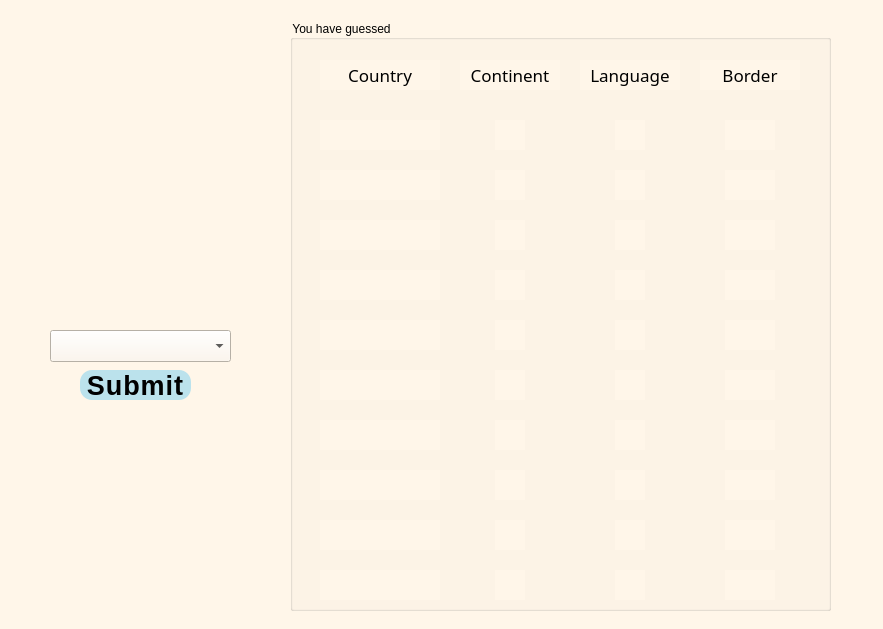
<?xml version="1.0" encoding="UTF-8"?>
<ui version="4.0">
 <class>Mapper_game</class>
 <widget class="QMainWindow" name="Mapper_game">
  <property name="geometry">
   <rect>
    <x>0</x>
    <y>0</y>
    <width>883</width>
    <height>629</height>
   </rect>
  </property>
  <property name="windowTitle">
   <string>MainWindow</string>
  </property>
  <property name="styleSheet">
   <string notr="true">font: 500 13pt &quot;BM Jua&quot;;
background: rgb(255, 246, 233);
color: black;</string>
  </property>
  <widget class="QWidget" name="centralwidget">
   <widget class="QPushButton" name="pushButton">
    <property name="geometry">
     <rect>
      <x>80</x>
      <y>370</y>
      <width>111</width>
      <height>30</height>
     </rect>
    </property>
    <property name="styleSheet">
     <string notr="true">color: rgb(0, 0, 0);
font: 20pt;
font: bold;
background: rgb(187, 226, 236);
border: 1px rgb(187, 226, 236);
border-radius: 12px;
letter-spacing:1px;</string>
    </property>
    <property name="text">
     <string>Submit</string>
    </property>
   </widget>
   <widget class="QGroupBox" name="GroupBox">
    <property name="geometry">
     <rect>
      <x>290</x>
      <y>20</y>
      <width>541</width>
      <height>591</height>
     </rect>
    </property>
    <property name="title">
     <string>You have guessed</string>
    </property>
    <widget class="QLabel" name="Country_head">
     <property name="geometry">
      <rect>
       <x>30</x>
       <y>40</y>
       <width>120</width>
       <height>30</height>
      </rect>
     </property>
     <property name="font">
      <font>
       <family>BM Jua</family>
       <pointsize>13</pointsize>
       <italic>false</italic>
       <fontweight>Medium</fontweight>
      </font>
     </property>
     <property name="text">
      <string>Country</string>
     </property>
     <property name="alignment">
      <set>Qt::AlignCenter</set>
     </property>
    </widget>
    <widget class="QLabel" name="country1">
     <property name="geometry">
      <rect>
       <x>30</x>
       <y>100</y>
       <width>120</width>
       <height>30</height>
      </rect>
     </property>
     <property name="text">
      <string/>
     </property>
    </widget>
    <widget class="QLabel" name="Continent_head">
     <property name="geometry">
      <rect>
       <x>170</x>
       <y>40</y>
       <width>100</width>
       <height>30</height>
      </rect>
     </property>
     <property name="font">
      <font>
       <family>BM Jua</family>
       <pointsize>13</pointsize>
       <italic>false</italic>
       <fontweight>Medium</fontweight>
      </font>
     </property>
     <property name="text">
      <string>Continent</string>
     </property>
     <property name="alignment">
      <set>Qt::AlignCenter</set>
     </property>
    </widget>
    <widget class="QLabel" name="Language_head">
     <property name="geometry">
      <rect>
       <x>290</x>
       <y>40</y>
       <width>100</width>
       <height>30</height>
      </rect>
     </property>
     <property name="font">
      <font>
       <family>BM Jua</family>
       <pointsize>13</pointsize>
       <italic>false</italic>
       <fontweight>Medium</fontweight>
      </font>
     </property>
     <property name="text">
      <string>Language</string>
     </property>
     <property name="alignment">
      <set>Qt::AlignCenter</set>
     </property>
    </widget>
    <widget class="QLabel" name="Border_head">
     <property name="geometry">
      <rect>
       <x>410</x>
       <y>40</y>
       <width>100</width>
       <height>30</height>
      </rect>
     </property>
     <property name="font">
      <font>
       <family>BM Jua</family>
       <pointsize>13</pointsize>
       <italic>false</italic>
       <fontweight>Medium</fontweight>
      </font>
     </property>
     <property name="text">
      <string>Border</string>
     </property>
     <property name="alignment">
      <set>Qt::AlignCenter</set>
     </property>
    </widget>
    <widget class="QLabel" name="country2">
     <property name="geometry">
      <rect>
       <x>30</x>
       <y>150</y>
       <width>120</width>
       <height>30</height>
      </rect>
     </property>
     <property name="text">
      <string/>
     </property>
    </widget>
    <widget class="QLabel" name="country3">
     <property name="geometry">
      <rect>
       <x>30</x>
       <y>200</y>
       <width>120</width>
       <height>30</height>
      </rect>
     </property>
     <property name="text">
      <string/>
     </property>
    </widget>
    <widget class="QLabel" name="country4">
     <property name="geometry">
      <rect>
       <x>30</x>
       <y>250</y>
       <width>120</width>
       <height>30</height>
      </rect>
     </property>
     <property name="text">
      <string/>
     </property>
    </widget>
    <widget class="QLabel" name="country5">
     <property name="geometry">
      <rect>
       <x>30</x>
       <y>300</y>
       <width>120</width>
       <height>30</height>
      </rect>
     </property>
     <property name="text">
      <string/>
     </property>
    </widget>
    <widget class="QLabel" name="country10">
     <property name="geometry">
      <rect>
       <x>30</x>
       <y>550</y>
       <width>120</width>
       <height>30</height>
      </rect>
     </property>
     <property name="text">
      <string/>
     </property>
    </widget>
    <widget class="QLabel" name="country9">
     <property name="geometry">
      <rect>
       <x>30</x>
       <y>500</y>
       <width>120</width>
       <height>30</height>
      </rect>
     </property>
     <property name="text">
      <string/>
     </property>
    </widget>
    <widget class="QLabel" name="country6">
     <property name="geometry">
      <rect>
       <x>30</x>
       <y>350</y>
       <width>120</width>
       <height>30</height>
      </rect>
     </property>
     <property name="text">
      <string/>
     </property>
    </widget>
    <widget class="QLabel" name="country8">
     <property name="geometry">
      <rect>
       <x>30</x>
       <y>450</y>
       <width>120</width>
       <height>30</height>
      </rect>
     </property>
     <property name="text">
      <string/>
     </property>
    </widget>
    <widget class="QLabel" name="country7">
     <property name="geometry">
      <rect>
       <x>30</x>
       <y>400</y>
       <width>120</width>
       <height>30</height>
      </rect>
     </property>
     <property name="text">
      <string/>
     </property>
    </widget>
    <widget class="QLabel" name="continent1">
     <property name="geometry">
      <rect>
       <x>205</x>
       <y>100</y>
       <width>30</width>
       <height>30</height>
      </rect>
     </property>
     <property name="text">
      <string/>
     </property>
    </widget>
    <widget class="QLabel" name="continent2">
     <property name="geometry">
      <rect>
       <x>205</x>
       <y>150</y>
       <width>30</width>
       <height>30</height>
      </rect>
     </property>
     <property name="text">
      <string/>
     </property>
    </widget>
    <widget class="QLabel" name="continent3">
     <property name="geometry">
      <rect>
       <x>205</x>
       <y>200</y>
       <width>30</width>
       <height>30</height>
      </rect>
     </property>
     <property name="text">
      <string/>
     </property>
    </widget>
    <widget class="QLabel" name="continent4">
     <property name="geometry">
      <rect>
       <x>205</x>
       <y>250</y>
       <width>30</width>
       <height>30</height>
      </rect>
     </property>
     <property name="text">
      <string/>
     </property>
    </widget>
    <widget class="QLabel" name="continent5">
     <property name="geometry">
      <rect>
       <x>205</x>
       <y>300</y>
       <width>30</width>
       <height>30</height>
      </rect>
     </property>
     <property name="text">
      <string/>
     </property>
    </widget>
    <widget class="QLabel" name="continent6">
     <property name="geometry">
      <rect>
       <x>205</x>
       <y>350</y>
       <width>30</width>
       <height>30</height>
      </rect>
     </property>
     <property name="text">
      <string/>
     </property>
    </widget>
    <widget class="QLabel" name="continent7">
     <property name="geometry">
      <rect>
       <x>205</x>
       <y>400</y>
       <width>30</width>
       <height>30</height>
      </rect>
     </property>
     <property name="text">
      <string/>
     </property>
    </widget>
    <widget class="QLabel" name="continent8">
     <property name="geometry">
      <rect>
       <x>205</x>
       <y>450</y>
       <width>30</width>
       <height>30</height>
      </rect>
     </property>
     <property name="text">
      <string/>
     </property>
    </widget>
    <widget class="QLabel" name="continent9">
     <property name="geometry">
      <rect>
       <x>205</x>
       <y>500</y>
       <width>30</width>
       <height>30</height>
      </rect>
     </property>
     <property name="text">
      <string/>
     </property>
    </widget>
    <widget class="QLabel" name="continent10">
     <property name="geometry">
      <rect>
       <x>205</x>
       <y>550</y>
       <width>30</width>
       <height>30</height>
      </rect>
     </property>
     <property name="text">
      <string/>
     </property>
    </widget>
    <widget class="QLabel" name="lang1">
     <property name="geometry">
      <rect>
       <x>325</x>
       <y>100</y>
       <width>30</width>
       <height>30</height>
      </rect>
     </property>
     <property name="text">
      <string/>
     </property>
    </widget>
    <widget class="QLabel" name="lang2">
     <property name="geometry">
      <rect>
       <x>325</x>
       <y>150</y>
       <width>30</width>
       <height>30</height>
      </rect>
     </property>
     <property name="text">
      <string/>
     </property>
    </widget>
    <widget class="QLabel" name="lang3">
     <property name="geometry">
      <rect>
       <x>325</x>
       <y>200</y>
       <width>30</width>
       <height>30</height>
      </rect>
     </property>
     <property name="text">
      <string/>
     </property>
    </widget>
    <widget class="QLabel" name="lang4">
     <property name="geometry">
      <rect>
       <x>325</x>
       <y>250</y>
       <width>30</width>
       <height>30</height>
      </rect>
     </property>
     <property name="text">
      <string/>
     </property>
    </widget>
    <widget class="QLabel" name="lang5">
     <property name="geometry">
      <rect>
       <x>325</x>
       <y>300</y>
       <width>30</width>
       <height>30</height>
      </rect>
     </property>
     <property name="text">
      <string/>
     </property>
    </widget>
    <widget class="QLabel" name="lang6">
     <property name="geometry">
      <rect>
       <x>325</x>
       <y>350</y>
       <width>30</width>
       <height>30</height>
      </rect>
     </property>
     <property name="text">
      <string/>
     </property>
    </widget>
    <widget class="QLabel" name="lang7">
     <property name="geometry">
      <rect>
       <x>325</x>
       <y>400</y>
       <width>30</width>
       <height>30</height>
      </rect>
     </property>
     <property name="text">
      <string/>
     </property>
    </widget>
    <widget class="QLabel" name="lang8">
     <property name="geometry">
      <rect>
       <x>325</x>
       <y>450</y>
       <width>30</width>
       <height>30</height>
      </rect>
     </property>
     <property name="text">
      <string/>
     </property>
    </widget>
    <widget class="QLabel" name="lang9">
     <property name="geometry">
      <rect>
       <x>325</x>
       <y>500</y>
       <width>30</width>
       <height>30</height>
      </rect>
     </property>
     <property name="text">
      <string/>
     </property>
    </widget>
    <widget class="QLabel" name="lang10">
     <property name="geometry">
      <rect>
       <x>325</x>
       <y>550</y>
       <width>30</width>
       <height>30</height>
      </rect>
     </property>
     <property name="text">
      <string/>
     </property>
    </widget>
    <widget class="QLabel" name="border1">
     <property name="geometry">
      <rect>
       <x>435</x>
       <y>100</y>
       <width>50</width>
       <height>30</height>
      </rect>
     </property>
     <property name="text">
      <string/>
     </property>
     <property name="alignment">
      <set>Qt::AlignCenter</set>
     </property>
    </widget>
    <widget class="QLabel" name="border2">
     <property name="geometry">
      <rect>
       <x>435</x>
       <y>150</y>
       <width>50</width>
       <height>30</height>
      </rect>
     </property>
     <property name="text">
      <string/>
     </property>
     <property name="alignment">
      <set>Qt::AlignCenter</set>
     </property>
    </widget>
    <widget class="QLabel" name="border3">
     <property name="geometry">
      <rect>
       <x>435</x>
       <y>200</y>
       <width>50</width>
       <height>30</height>
      </rect>
     </property>
     <property name="text">
      <string/>
     </property>
     <property name="alignment">
      <set>Qt::AlignCenter</set>
     </property>
    </widget>
    <widget class="QLabel" name="border4">
     <property name="geometry">
      <rect>
       <x>435</x>
       <y>250</y>
       <width>50</width>
       <height>30</height>
      </rect>
     </property>
     <property name="text">
      <string/>
     </property>
     <property name="alignment">
      <set>Qt::AlignCenter</set>
     </property>
    </widget>
    <widget class="QLabel" name="border5">
     <property name="geometry">
      <rect>
       <x>435</x>
       <y>300</y>
       <width>50</width>
       <height>30</height>
      </rect>
     </property>
     <property name="text">
      <string/>
     </property>
     <property name="alignment">
      <set>Qt::AlignCenter</set>
     </property>
    </widget>
    <widget class="QLabel" name="border6">
     <property name="geometry">
      <rect>
       <x>435</x>
       <y>350</y>
       <width>50</width>
       <height>30</height>
      </rect>
     </property>
     <property name="text">
      <string/>
     </property>
     <property name="alignment">
      <set>Qt::AlignCenter</set>
     </property>
    </widget>
    <widget class="QLabel" name="border7">
     <property name="geometry">
      <rect>
       <x>435</x>
       <y>400</y>
       <width>50</width>
       <height>30</height>
      </rect>
     </property>
     <property name="text">
      <string/>
     </property>
     <property name="alignment">
      <set>Qt::AlignCenter</set>
     </property>
    </widget>
    <widget class="QLabel" name="border8">
     <property name="geometry">
      <rect>
       <x>435</x>
       <y>450</y>
       <width>50</width>
       <height>30</height>
      </rect>
     </property>
     <property name="text">
      <string/>
     </property>
     <property name="alignment">
      <set>Qt::AlignCenter</set>
     </property>
    </widget>
    <widget class="QLabel" name="border9">
     <property name="geometry">
      <rect>
       <x>435</x>
       <y>500</y>
       <width>50</width>
       <height>30</height>
      </rect>
     </property>
     <property name="text">
      <string/>
     </property>
     <property name="alignment">
      <set>Qt::AlignCenter</set>
     </property>
    </widget>
    <widget class="QLabel" name="border10">
     <property name="geometry">
      <rect>
       <x>435</x>
       <y>550</y>
       <width>50</width>
       <height>30</height>
      </rect>
     </property>
     <property name="text">
      <string/>
     </property>
     <property name="alignment">
      <set>Qt::AlignCenter</set>
     </property>
    </widget>
   </widget>
   <widget class="QLabel" name="country_shape">
    <property name="geometry">
     <rect>
      <x>0</x>
      <y>50</y>
      <width>271</width>
      <height>261</height>
     </rect>
    </property>
    <property name="text">
     <string/>
    </property>
    <property name="alignment">
     <set>Qt::AlignCenter</set>
    </property>
   </widget>
   <widget class="QComboBox" name="guessShapecomboBox">
    <property name="geometry">
     <rect>
      <x>50</x>
      <y>330</y>
      <width>181</width>
      <height>32</height>
     </rect>
    </property>
    <property name="styleSheet">
     <string notr="true">color: rgb(0, 0, 0);</string>
    </property>
   </widget>
  </widget>
 </widget>
 <resources/>
 <connections/>
</ui>
